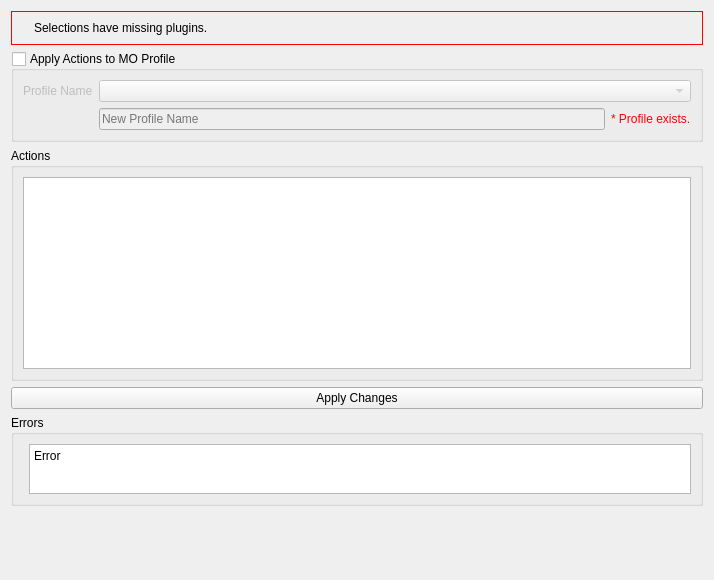
<?xml version="1.0" encoding="UTF-8"?>
<ui version="4.0">
 <class>ApplyActionsWidget</class>
 <widget class="QWidget" name="ApplyActionsWidget">
  <property name="geometry">
   <rect>
    <x>0</x>
    <y>0</y>
    <width>714</width>
    <height>580</height>
   </rect>
  </property>
  <property name="windowTitle">
   <string>Form</string>
  </property>
  <property name="toolTip">
   <string>Name of the mod folder.</string>
  </property>
  <layout class="QVBoxLayout" name="verticalLayout_4">
   <item>
    <widget class="QFrame" name="warningFrame">
     <property name="styleSheet">
      <string notr="true">#warningFrame {border: 1px solid red; }</string>
     </property>
     <property name="frameShape">
      <enum>QFrame::Panel</enum>
     </property>
     <layout class="QVBoxLayout" name="verticalLayout">
      <item>
       <layout class="QFormLayout" name="formLayout">
        <item row="0" column="0">
         <widget class="QLabel" name="warningIcon">
          <property name="text">
           <string/>
          </property>
          <property name="pixmap">
           <pixmap>../../resources/warning-red.svg</pixmap>
          </property>
         </widget>
        </item>
        <item row="0" column="1">
         <widget class="QLabel" name="warningLabel">
          <property name="text">
           <string>Selections have missing plugins.</string>
          </property>
         </widget>
        </item>
       </layout>
      </item>
     </layout>
    </widget>
   </item>
   <item>
    <widget class="QGroupBox" name="moGroup">
     <property name="sizePolicy">
      <sizepolicy hsizetype="Preferred" vsizetype="Minimum">
       <horstretch>0</horstretch>
       <verstretch>0</verstretch>
      </sizepolicy>
     </property>
     <property name="title">
      <string>Apply Actions to MO Profile</string>
     </property>
     <property name="checkable">
      <bool>true</bool>
     </property>
     <property name="checked">
      <bool>false</bool>
     </property>
     <layout class="QGridLayout" name="gridLayout">
      <item row="0" column="0">
       <widget class="QLabel" name="label_3">
        <property name="text">
         <string>Profile Name</string>
        </property>
       </widget>
      </item>
      <item row="1" column="1">
       <widget class="QLineEdit" name="profileName">
        <property name="placeholderText">
         <string>New Profile Name</string>
        </property>
       </widget>
      </item>
      <item row="1" column="2">
       <widget class="QLabel" name="profileError">
        <property name="palette">
         <palette>
          <active>
           <colorrole role="WindowText">
            <brush brushstyle="SolidPattern">
             <color alpha="255">
              <red>255</red>
              <green>0</green>
              <blue>0</blue>
             </color>
            </brush>
           </colorrole>
          </active>
          <inactive>
           <colorrole role="WindowText">
            <brush brushstyle="SolidPattern">
             <color alpha="255">
              <red>255</red>
              <green>0</green>
              <blue>0</blue>
             </color>
            </brush>
           </colorrole>
          </inactive>
          <disabled>
           <colorrole role="WindowText">
            <brush brushstyle="SolidPattern">
             <color alpha="255">
              <red>255</red>
              <green>0</green>
              <blue>0</blue>
             </color>
            </brush>
           </colorrole>
          </disabled>
         </palette>
        </property>
        <property name="text">
         <string>* Profile exists.</string>
        </property>
       </widget>
      </item>
      <item row="0" column="1" colspan="2">
       <widget class="QComboBox" name="profileBox"/>
      </item>
     </layout>
    </widget>
   </item>
   <item>
    <widget class="QGroupBox" name="actionFrame">
     <property name="title">
      <string>Actions</string>
     </property>
     <layout class="QVBoxLayout" name="verticalLayout_3">
      <item>
       <widget class="QListWidget" name="actionList"/>
      </item>
     </layout>
    </widget>
   </item>
   <item>
    <widget class="QPushButton" name="applyButton">
     <property name="text">
      <string>Apply Changes</string>
     </property>
    </widget>
   </item>
   <item>
    <widget class="QGroupBox" name="errorFrame">
     <property name="sizePolicy">
      <sizepolicy hsizetype="Preferred" vsizetype="Preferred">
       <horstretch>0</horstretch>
       <verstretch>0</verstretch>
      </sizepolicy>
     </property>
     <property name="title">
      <string>Errors</string>
     </property>
     <layout class="QFormLayout" name="formLayout_3">
      <item row="0" column="1">
       <widget class="QPlainTextEdit" name="errorBox">
        <property name="sizePolicy">
         <sizepolicy hsizetype="Expanding" vsizetype="Minimum">
          <horstretch>0</horstretch>
          <verstretch>0</verstretch>
         </sizepolicy>
        </property>
        <property name="minimumSize">
         <size>
          <width>0</width>
          <height>50</height>
         </size>
        </property>
        <property name="maximumSize">
         <size>
          <width>16777215</width>
          <height>50</height>
         </size>
        </property>
        <property name="baseSize">
         <size>
          <width>0</width>
          <height>0</height>
         </size>
        </property>
        <property name="sizeAdjustPolicy">
         <enum>QAbstractScrollArea::AdjustIgnored</enum>
        </property>
        <property name="readOnly">
         <bool>true</bool>
        </property>
        <property name="plainText">
         <string>Error
</string>
        </property>
       </widget>
      </item>
     </layout>
    </widget>
   </item>
   <item>
    <spacer name="verticalSpacer_2">
     <property name="orientation">
      <enum>Qt::Vertical</enum>
     </property>
     <property name="sizeHint" stdset="0">
      <size>
       <width>20</width>
       <height>40</height>
      </size>
     </property>
    </spacer>
   </item>
  </layout>
 </widget>
 <resources/>
 <connections/>
</ui>
